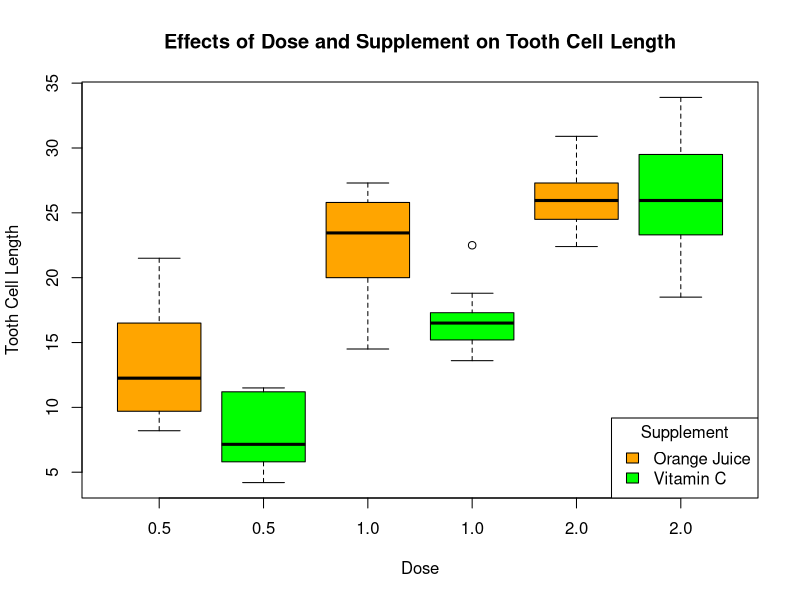

Here is the R script that generated this plot:
## ---- chunk 1
knitr::opts_chunk$set(echo = TRUE)
## ---- chunk 2
df<-ToothGrowth
str(df)
## ---- chunk 3
df$dose<-as.factor(df$dose)
summary(df)
## ---- chunk 4
boxplot(df$len~df$supp*df$dose,main="Effects of Dose and Supplement on Tooth Cell Length",xlab="Dose",ylab = "Tooth Cell Length",col=c("orange","green"),names=c("0.5","0.5","1.0","1.0","2.0","2.0"))
legend("bottomright",title="Supplement",c("Orange Juice","Vitamin C"),fill=c("orange","green"))
## ---- chunk 5
oj2<-subset(df,supp=="OJ"& dose==2,select=len)
vc2<-subset(df,supp=="VC"& dose==2,select=len)
t.test(oj2,vc2,alternative = "two.sided",paired = FALSE,var.equal = FALSE)$p.value
## ---- chunk 6
oj1<-subset(df,supp=="OJ"& dose==1,select=len)
t.test(oj2,oj1,alternative = "greater",paired = FALSE,var.equal = FALSE)$p.value
## ---- chunk 7
t.test(vc2,oj1,alternative = "greater",paired = FALSE,var.equal = FALSE)$p.value
## ---- chunk 8
head(ToothGrowth)
